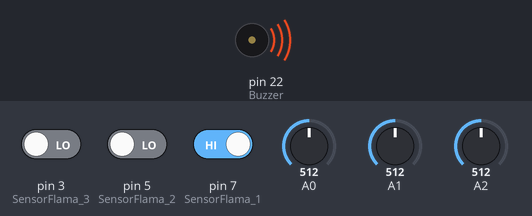
The sketch below on a simulated Arduino Mega 2560, built with avr-gcc and run on an emulated ATmega2560. On the bench: buzzer (waves = sounding, pin HIGH). Inputs (shaded band) come from the test bench; at power-on: pin 7 (SensorFlama_1) HIGH, pin 3 (SensorFlama_3) LOW, pin 5 (SensorFlama_2) LOW, A0 = 512, A1 = 512, A2 = 512. The RemoteXY app is connected.

Above: at 1.2 s.
1.3 s: pin 7 (SensorFlama_1) driven LOW
At 1.7 s:
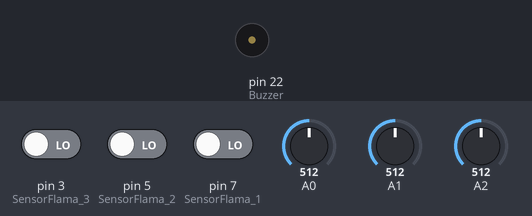
2.8 s: pin 7 (SensorFlama_1) driven HIGH
At 4.1 s:
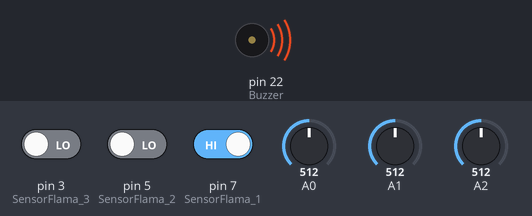
Timing chart, 0 to 5.8 s (numbered marks = the images above; inputs shaded):
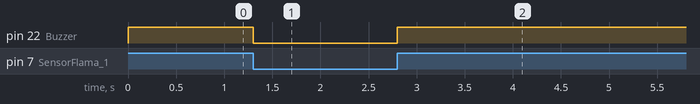

The sketch:

Proyecto_B70896_B83375.ino
```cpp
// (licence header left out)
//////////////////////////////////////////////
//        RemoteXY include library          //
//////////////////////////////////////////////

// RemoteXY select connection mode and include library
#define REMOTEXY_MODE__ESP8266_HARDSERIAL_CLOUD

#include <RemoteXY.h>

// RemoteXY connection settings
#define REMOTEXY_SERIAL Serial
#define REMOTEXY_SERIAL_SPEED 115200
#define REMOTEXY_WIFI_SSID "GalaxyA71"
#define REMOTEXY_WIFI_PASSWORD "GYPM9675"
#define REMOTEXY_CLOUD_SERVER "cloud.remotexy.com"
#define REMOTEXY_CLOUD_PORT 6376
#define REMOTEXY_CLOUD_TOKEN "6d83ecce0edca93458833e1bb4587141"


// RemoteXY configurate
#pragma pack(push, 1)
uint8_t RemoteXY_CONF[] =   // 85 bytes
  { 255,0,0,18,0,78,0,16,179,1,129,0,4,5,57,5,1,83,101,110,
  115,111,114,101,115,32,100,101,32,71,97,115,47,72,117,109,111,0,129,0,
  5,69,55,6,1,83,101,110,115,111,114,101,115,32,100,101,32,70,108,97,
  109,97,0,68,19,3,15,57,41,8,36,135,94,65,112,38,79,13,13,65,
  112,12,79,13,13 };

// this structure defines all the variables and events of your control interface
struct {

    // output variables
  float DatoHumo_var1;
  float DatoHumo_var2;
  float DatoHumo_var3;
  uint8_t led_2_r; // =0..255 LED Red brightness
  uint8_t led_2_g; // =0..255 LED Green brightness
  uint8_t led_2_b; // =0..255 LED Blue brightness
  uint8_t led_1_r; // =0..255 LED Red brightness
  uint8_t led_1_g; // =0..255 LED Green brightness
  uint8_t led_1_b; // =0..255 LED Blue brightness

    // other variable
  uint8_t connect_flag;  // =1 if wire connected, else =0

} RemoteXY;
#pragma pack(pop)

/////////////////////////////////////////////
//           END RemoteXY include          //
/////////////////////////////////////////////

int SensorHG_1;
int SensorHG_2;
int SensorHG_3;
int SensorHG_1m;
int SensorHG_2m;
int SensorHG_3m;
int Buzzer = 22;
int SensorFlama_1 = 7;
int SensorFlama_2 = 5;
int SensorFlama_3 = 3;
int Flama_1;
int Flama_2;
int Flama_3;

void setup()
{
  RemoteXY_Init ();

  pinMode(Buzzer, OUTPUT);
  pinMode(SensorFlama_1, INPUT);
  pinMode(SensorFlama_2, INPUT);
  pinMode(SensorFlama_3, INPUT);

}

void loop()
{
  RemoteXY_Handler ();

  Flama_1 = digitalRead(SensorFlama_1);
  Flama_2 = digitalRead(SensorFlama_2);
  Flama_3 = digitalRead(SensorFlama_3);
  if (Flama_1 == LOW && Flama_2 == LOW && Flama_3 == LOW){
    digitalWrite(Buzzer, LOW);
    RemoteXY.led_1_r = 0;
    RemoteXY.led_1_g = 0;
    RemoteXY.led_1_b = 0;
    RemoteXY.led_2_r = 0;
    RemoteXY.led_2_g = 0;
    RemoteXY.led_2_b = 0;
  }
  else if (Flama_1 == HIGH){
    digitalWrite(Buzzer, HIGH);
    RemoteXY.led_1_r = 255;
    RemoteXY.led_1_g = 0;
    RemoteXY.led_1_b = 0;
  }
  else if (Flama_2 == HIGH){
    digitalWrite(Buzzer, HIGH);
    RemoteXY.led_2_r = 0;
    RemoteXY.led_2_g = 255;
    RemoteXY.led_2_b = 0;
  }
  else if (Flama_3 == HIGH){
    digitalWrite(Buzzer, HIGH);
    RemoteXY.led_2_r = 255;
    RemoteXY.led_2_g = 255;
    RemoteXY.led_2_b = 0;
  }

  SensorHG_1 = analogRead(A0);
  SensorHG_2 = analogRead(A1);
  SensorHG_3 = analogRead(A2);

  SensorHG_1m = map(SensorHG_1, 615, 760, 0, 100);
  SensorHG_2m = map(SensorHG_2, 140, 350, 0, 100);
  SensorHG_3m = map(SensorHG_3, 650, 750, 0, 100);

  if (SensorHG_1m < 0){
    RemoteXY.DatoHumo_var1 = 0;
  }
  if (SensorHG_1m > 100){
    RemoteXY.DatoHumo_var1 = 100;
  }
  if (SensorHG_2m < 0){
    RemoteXY.DatoHumo_var2 = 0;
  }
  if (SensorHG_2m > 100){
    RemoteXY.DatoHumo_var2 = 100;
  }
  if (SensorHG_3m < 0){
    RemoteXY.DatoHumo_var3 = 0;
  }
  if (SensorHG_3m > 100){
    RemoteXY.DatoHumo_var3 = 100;
  }
  if (SensorHG_1m > 0 && SensorHG_1m < 100){ //rojo
    RemoteXY.DatoHumo_var1 = SensorHG_1m;
  }
  if (SensorHG_2m > 0 && SensorHG_2m < 100){ //verde
    RemoteXY.DatoHumo_var2 = SensorHG_2m;
  }
  if (SensorHG_3m > 0 && SensorHG_3m < 100){ //amarillo
    RemoteXY.DatoHumo_var3 = SensorHG_3m;
  }
}
```

Measured:
- after the input at 1.3 s, pin 22 (Buzzer): HIGH → LOW at once
- after the input at 2.8 s, pin 22 (Buzzer): LOW → HIGH at once
